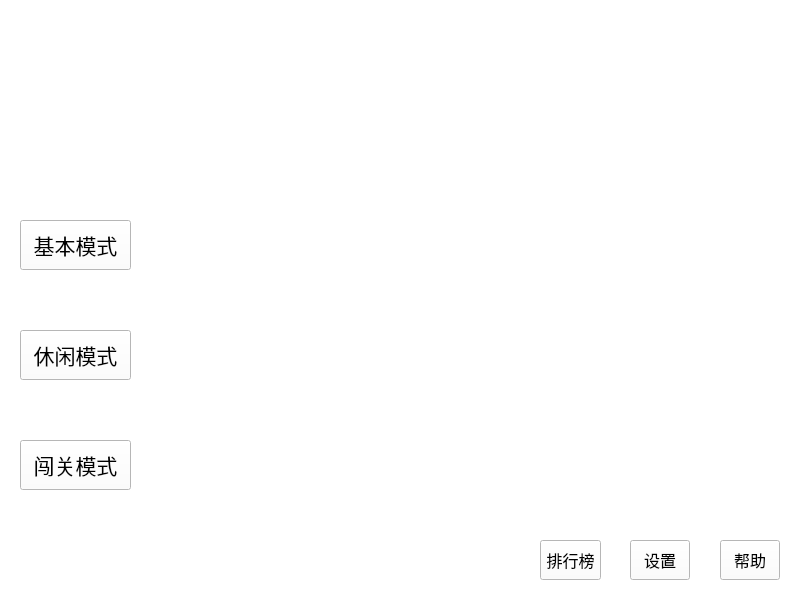
<?xml version="1.0" encoding="UTF-8"?>
<ui version="4.0">
 <class>StartMenu</class>
 <widget class="QWidget" name="StartMenu">
  <property name="geometry">
   <rect>
    <x>0</x>
    <y>0</y>
    <width>800</width>
    <height>600</height>
   </rect>
  </property>
  <property name="windowTitle">
   <string>Form</string>
  </property>
  <property name="styleSheet">
   <string notr="true">image:none;
background-image:none;
background-color:rgb(255,255,255);
color:rgb(0,0,0);</string>
  </property>
  <widget class="QPushButton" name="BtnBasic">
   <property name="geometry">
    <rect>
     <x>20</x>
     <y>220</y>
     <width>111</width>
     <height>50</height>
    </rect>
   </property>
   <property name="font">
    <font>
     <pointsize>16</pointsize>
    </font>
   </property>
   <property name="styleSheet">
    <string notr="true"/>
   </property>
   <property name="text">
    <string>基本模式</string>
   </property>
  </widget>
  <widget class="QPushButton" name="BtnLevel">
   <property name="geometry">
    <rect>
     <x>20</x>
     <y>440</y>
     <width>111</width>
     <height>50</height>
    </rect>
   </property>
   <property name="font">
    <font>
     <pointsize>16</pointsize>
    </font>
   </property>
   <property name="styleSheet">
    <string notr="true"/>
   </property>
   <property name="text">
    <string>闯关模式</string>
   </property>
  </widget>
  <widget class="QPushButton" name="BtnLeisure">
   <property name="geometry">
    <rect>
     <x>20</x>
     <y>330</y>
     <width>111</width>
     <height>50</height>
    </rect>
   </property>
   <property name="font">
    <font>
     <pointsize>16</pointsize>
    </font>
   </property>
   <property name="styleSheet">
    <string notr="true"/>
   </property>
   <property name="text">
    <string>休闲模式</string>
   </property>
  </widget>
  <widget class="QPushButton" name="BtnRank">
   <property name="geometry">
    <rect>
     <x>540</x>
     <y>540</y>
     <width>61</width>
     <height>40</height>
    </rect>
   </property>
   <property name="font">
    <font>
     <pointsize>12</pointsize>
    </font>
   </property>
   <property name="text">
    <string>排行榜</string>
   </property>
  </widget>
  <widget class="QPushButton" name="BtnSettings">
   <property name="geometry">
    <rect>
     <x>630</x>
     <y>540</y>
     <width>60</width>
     <height>40</height>
    </rect>
   </property>
   <property name="font">
    <font>
     <pointsize>12</pointsize>
    </font>
   </property>
   <property name="text">
    <string>设置</string>
   </property>
  </widget>
  <widget class="QPushButton" name="BtnHelp">
   <property name="geometry">
    <rect>
     <x>720</x>
     <y>540</y>
     <width>60</width>
     <height>40</height>
    </rect>
   </property>
   <property name="font">
    <font>
     <pointsize>12</pointsize>
    </font>
   </property>
   <property name="text">
    <string>帮助</string>
   </property>
  </widget>
 </widget>
 <resources/>
 <connections/>
</ui>
